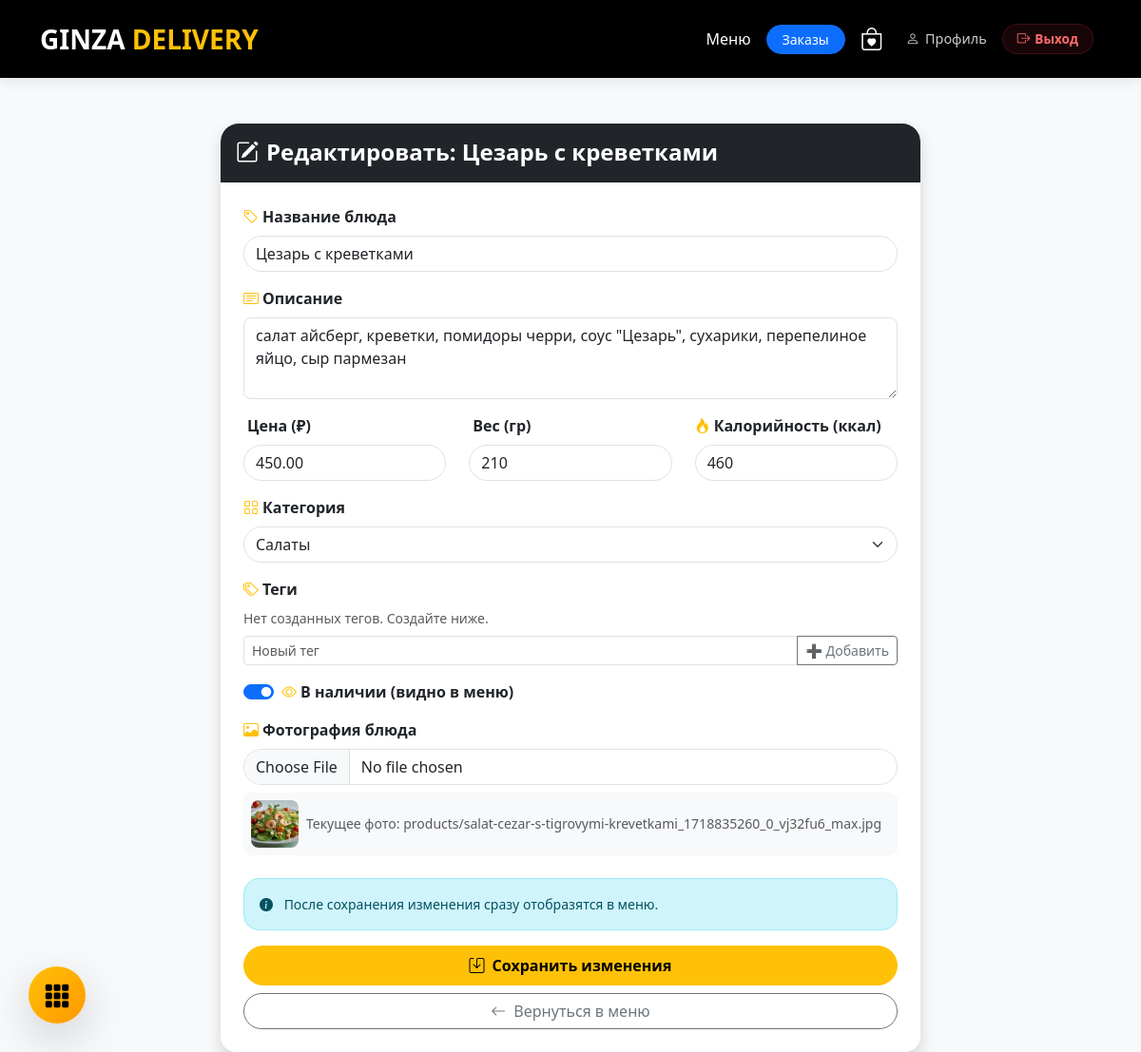
The app's page /product/edit/3/ (signed in), older data.
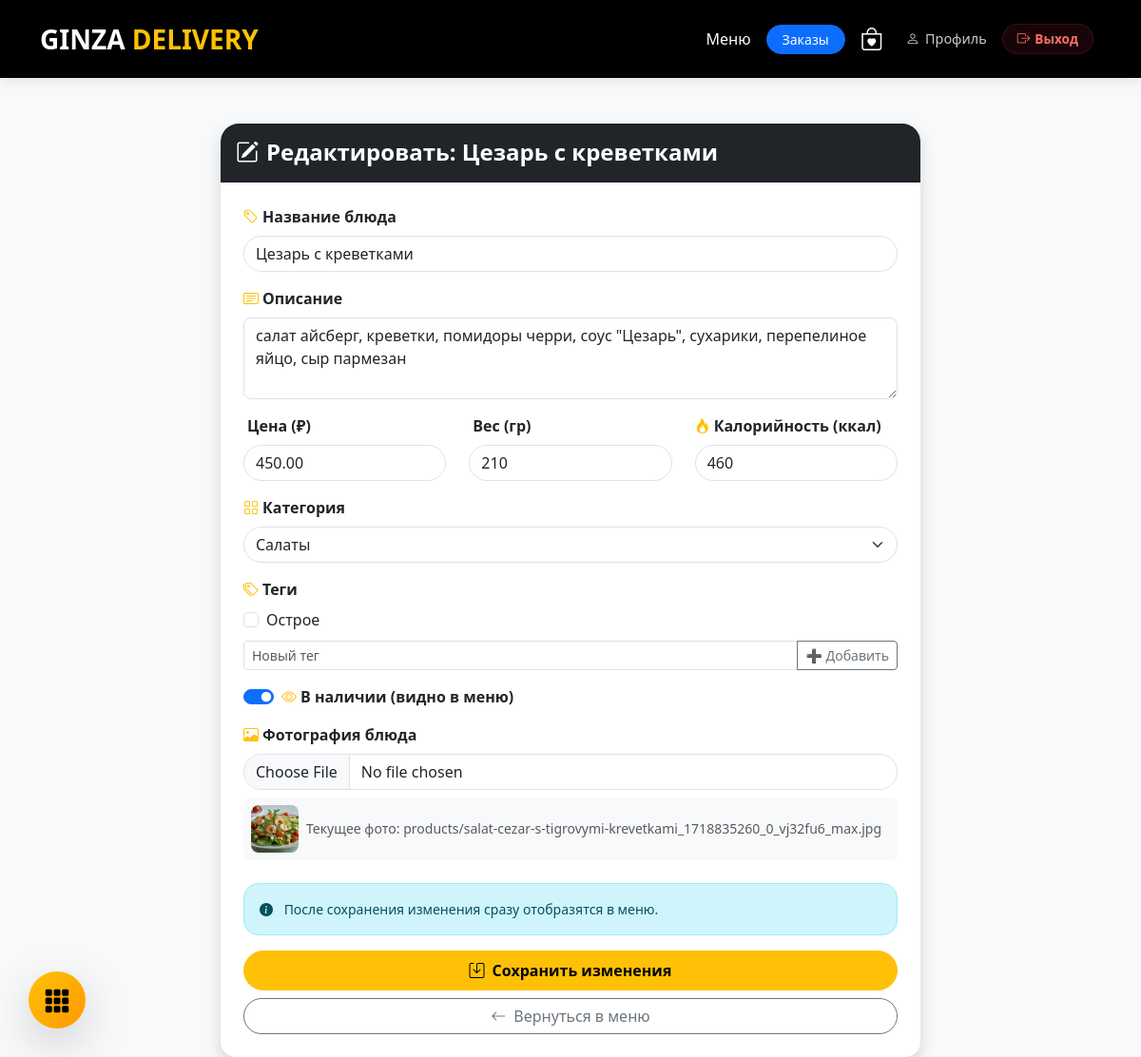
The same page, newer data.
### main/models.py (models this page shows, shortened)
class Tag(models.Model):
    name = models.CharField("Название", max_length=50)
    icon_class = models.CharField("Bootstrap Icon Class", max_length=50, help_text="Например: bi-fire")

class Product(models.Model):
    DISH_TYPE_CHOICES = [
        ('salad', 'Салат'),
        ('soup', 'Суп'),
        ('main', 'Горячее блюдо'),
        ('side', 'Гарнир'),
        ('sauce', 'Соус'),
        ('drink', 'Напиток'),
        ('dessert', 'Десерт'),
        ('other', 'Другое'),
    ]
    category = models.ForeignKey(Category, related_name='products', on_delete=models.CASCADE, verbose_name='Категория')
    name = models.CharField('Название блюда', max_length=255)
    description = models.TextField('Описание (состав)', blank=True)
    price = models.DecimalField('Цена', max_digits=10, decimal_places=2)
    weight = models.IntegerField('Вес (гр/мл)', null=True, blank=True)
    calories = models.IntegerField('Калорийность (ккал)', null=True, blank=True, default=0,
                                   validators=[MinValueValidator(0), MaxValueValidator(2000)])
    image = models.ImageField('Фото блюда', upload_to='products/', blank=True, null=True)
    is_active = models.BooleanField('В наличии', default=True)
    tags = models.ManyToManyField(Tag, blank=True, verbose_name="Теги")
    dish_type = models.CharField('Тип блюда', max_length=20, choices=DISH_TYPE_CHOICES, default='other')
    class Meta:
        verbose_name = 'Блюдо'
        verbose_name_plural = 'Блюда'

### main/views.py (the view, shortened to what this page needs)
# urls.py: path('product/edit/<int:product_id>/', views.edit_product, name='edit_product'),
@staff_member_required
def edit_product(request, product_id):
    product = get_object_or_404(Product, id=product_id)
    categories = Category.objects.all()
    return render(request, 'main/edit_product.html', {
        'product': product,
        'categories': categories,
        'all_tags': Tag.objects.all(),
    })

### main/templates/main/edit_product.html (shortened to what the changed rows need)
{% extends 'base.html' %}
{% block content %}
<div class="container mt-5">
    <div class="row justify-content-center">
        <div class="col-md-8">
            <div class="card shadow rounded-4 border-0">
                <div class="card-body p-4">
                    <form method="post" enctype="multipart/form-data" id="editProductForm">
                        <div class="mb-3">
                            <div class="d-flex flex-wrap gap-2 mb-2" id="tags-checkboxes">
                                {% for tag in all_tags %}
                                    <div class="form-check">
                                        <input class="form-check-input" type="checkbox" name="tags" value="{{ tag.id }}"
                                            id="tag_{{ tag.id }}_{{ product.id }}"
                                            {% if tag in product.tags.all %}checked{% endif %}>
                                        <label class="form-check-label" for="tag_{{ tag.id }}_{{ product.id }}">{{ tag.name }}</label>
                                    </div>
                                {% empty %}
                                    <span class="text-muted small">Нет созданных тегов. Создайте ниже.</span>
                                {% endfor %}
                            </div>
                        </div>
                    </form>
                </div>
            </div>
        </div>
    </div>
</div>
{% endblock %}

Row changes from the older to the newer data that the page shows:
added Tag: name "Острое"
Text that changed along with them:
text no longer shown: "Нет созданных тегов. Создайте ниже."
